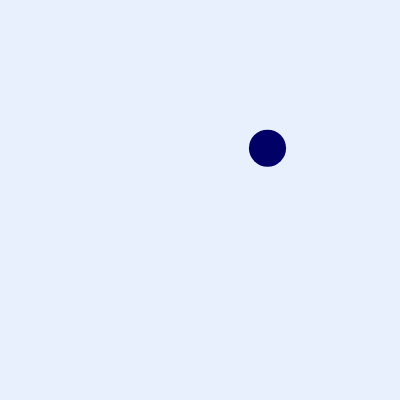
Frame 1 (no input)
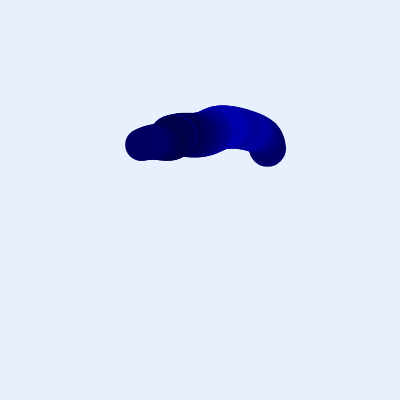
Frame 60 (no input)
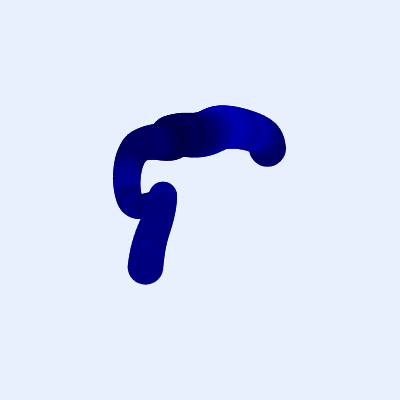
Frame 120 (the mouse pressed at the canvas centre since frame 60)

The p5.js sketch that drew these frames (run headless with seeded random() and noise() and a simulated clock; from frame 60 on, the mouse is pressed at the canvas centre):

// p5.js sketch
// ── sketch.js
let x = 200;
let y = 200;
let r = 10;
let b = 0;

function setup() {
  createCanvas(400, 400);
  background(232, 240, 254);
}

function draw() {
  x = map(noise(frameCount * 0.01), 0, 1, 0, 400);
  y = map(noise(frameCount * 0.01 + 123.4567), 0, 1, 0, 400);
  r = map(noise(frameCount * 0.01 + 456.789), 0, 1, 1, 100);
  b = map(noise(frameCount * 0.06 + 789.0123), 0, 1, 0, 255);

  noStroke();
  fill(0, 0, b);
  circle(x, y, r);
}
